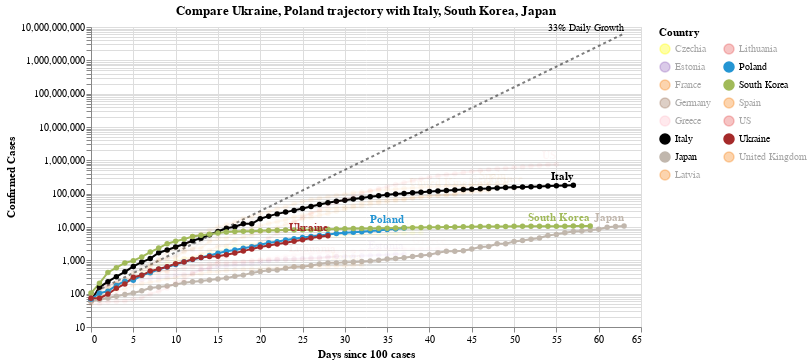

Source (notebook cell):
### Code cell
#hide_input
chart2 = make_since_chart(['Ukraine', 'Poland'])
chart2

### Figure 1 — Vega-Lite specification as saved in the notebook (floating-point values rounded to 4 significant figures; data arrays with more than 128 entries replaced by an {"elided": "..."} marker saying what was removed)
{"config": {"view": {"continuousWidth": 400, "continuousHeight": 300}}, "layer": [{"mark": {"type": "line", "color": "black", "opacity": 0.5, "strokeDash": [3, 3]}, "encoding": {"x": {"type": "quantitative", "field": "Days since 100 cases"}, "y": {"type": "quantitative", "field": "Confirmed Cases"}}}, {"mark": {"type": "text", "align": "right", "dy": -6, "fontSize": 10, "text": "33% Daily Growth"}, "encoding": {"x": {"type": "quantitative", "field": "Days since 100 cases"}, "y": {"type": "quantitative", "field": "Confirmed Cases"}}, "transform": [{"filter": "(datum['Days since 100 cases'] >= 63)"}]}, {"data": {"name": "data-6e08debcf6a376344cc2d66cd20551ec"}, "mark": {"type": "line", "point": true}, "encoding": {"color": {"type": "nominal", "field": "Country", "legend": {"columns": 2}, "scale": {"domain": ["Czechia", "Estonia", "France", "Germany", "Greece", "Italy", "Japan", "Latvia", "Lithuania", "Poland", "South Korea", "Spain", "US", "Ukraine", "United Kingdom"], "range": ["yellow", "#9467bd", "#F58518", "#9D755D", "pink", "black", "#C1B7AD", "#F58518", "#E45756", "#2495D3", "#A1BA59", "#F58518", "#E45756", "brown", "#F58518"]}}, "opacity": {"condition": {"value": 1, "selection": "selector003"}, "value": 0.05}, "tooltip": [{"type": "nominal", "field": "Country"}, {"type": "temporal", "field": "Date"}, {"type": "quantitative", "field": "Confirmed Cases"}, {"type": "quantitative", "field": "Days since 100 cases"}], "x": {"type": "quantitative", "field": "Days since 100 cases"}, "y": {"type": "quantitative", "field": "Confirmed Cases", "scale": {"type": "log"}}}, "selection": {"selector003": {"type": "multi", "fields": ["Country"], "bind": "legend", "init": [{"Country": "Ukraine"}, {"Country": "Poland"}, {"Country": "Italy"}, {"Country": "South Korea"}, {"Country": "Japan"}]}}, "width": 550}, {"data": {"name": "data-6e08debcf6a376344cc2d66cd20551ec"}, "mark": {"type": "text", "align": "right", "dy": -8, "fontWeight": "bold"}, "encoding": {"color": {"type": "nominal", "field": "Country", "legend": {"columns": 2}, "scale": {"domain": ["Czechia", "Estonia", "France", "Germany", "Greece", "Italy", "Japan", "Latvia", "Lithuania", "Poland", "South Korea", "Spain", "US", "Ukraine", "United Kingdom"], "range": ["yellow", "#9467bd", "#F58518", "#9D755D", "pink", "black", "#C1B7AD", "#F58518", "#E45756", "#2495D3", "#A1BA59", "#F58518", "#E45756", "brown", "#F58518"]}}, "opacity": {"condition": {"value": 1, "selection": "selector003"}, "value": 0.05}, "text": {"type": "nominal", "field": "Country"}, "tooltip": [{"type": "nominal", "field": "Country"}, {"type": "temporal", "field": "Date"}, {"type": "quantitative", "field": "Confirmed Cases"}, {"type": "quantitative", "field": "Days since 100 cases"}], "x": {"type": "quantitative", "field": "Days since 100 cases"}, "y": {"type": "quantitative", "field": "Confirmed Cases", "scale": {"type": "log"}}}, "transform": [{"filter": "(datum['Date'] >= 1587254400000)"}], "width": 550}], "data": {"name": "data-eb74de9171306c41fa63043af4f9de42"}, "title": "Compare Ukraine, Poland trajectory with Italy, South Korea, Japan", "$schema": "https://vega.github.io/schema/vega-lite/v4.0.2.json", "datasets": {"data-eb74de9171306c41fa63043af4f9de42": [{"Days since 100 cases": 0, "Confirmed Cases": 100.0}, {"Days since 100 cases": 1, "Confirmed Cases": 133.0}, {"Days since 100 cases": 2, "Confirmed Cases": 176.9}, {"Days since 100 cases": 3, "Confirmed Cases": 235.3}, {"Days since 100 cases": 4, "Confirmed Cases": 312.9}, {"Days since 100 cases": 5, "Confirmed Cases": 416.2}, {"Days since 100 cases": 6, "Confirmed Cases": 553.5}, {"Days since 100 cases": 7, "Confirmed Cases": 736.1}, {"Days since 100 cases": 8, "Confirmed Cases": 979.1}, {"Days since 100 cases": 9, "Confirmed Cases": 1302.0}, {"Days since 100 cases": 10, "Confirmed Cases": 1732.0}, {"Days since 100 cases": 11, "Confirmed Cases": 2303.0}, {"Days since 100 cases": 12, "Confirmed Cases": 3064.0}, {"Days since 100 cases": 13, "Confirmed Cases": 4074.0}, {"Days since 100 cases": 14, "Confirmed Cases": 5419.0}, {"Days since 100 cases": 15, "Confirmed Cases": 7207.0}, {"Days since 100 cases": 16, "Confirmed Cases": 9586.0}, {"Days since 100 cases": 17, "Confirmed Cases": 12750.0}, {"Days since 100 cases": 18, "Confirmed Cases": 16960.0}, {"Days since 100 cases": 19, "Confirmed Cases": 22550.0}, {"Days since 100 cases": 20, "Confirmed Cases": 29990.0}, {"Days since 100 cases": 21, "Confirmed Cases": 39890.0}, {"Days since 100 cases": 22, "Confirmed Cases": 53060.0}, {"Days since 100 cases": 23, "Confirmed Cases": 70560.0}, {"Days since 100 cases": 24, "Confirmed Cases": 93850.0}, {"Days since 100 cases": 25, "Confirmed Cases": 124800.0}, {"Days since 100 cases": 26, "Confirmed Cases": 166000.0}, {"Days since 100 cases": 27, "Confirmed Cases": 220800.0}, {"Days since 100 cases": 28, "Confirmed Cases": 293700.0}, {"Days since 100 cases": 29, "Confirmed Cases": 390600.0}, {"Days since 100 cases": 30, "Confirmed Cases": 519500.0}, {"Days since 100 cases": 31, "Confirmed Cases": 690900.0}, {"Days since 100 cases": 32, "Confirmed Cases": 918900.0}, {"Days since 100 cases": 33, "Confirmed Cases": 1222000.0}, {"Days since 100 cases": 34, "Confirmed Cases": 1625000.0}, {"Days since 100 cases": 35, "Confirmed Cases": 2162000.0}, {"Days since 100 cases": 36, "Confirmed Cases": 2875000.0}, {"Days since 100 cases": 37, "Confirmed Cases": 3824000.0}, {"Days since 100 cases": 38, "Confirmed Cases": 5086000.0}, {"Days since 100 cases": 39, "Confirmed Cases": 6764000.0}, {"Days since 100 cases": 40, "Confirmed Cases": 8996000.0}, {"Days since 100 cases": 41, "Confirmed Cases": 11970000.0}, {"Days since 100 cases": 42, "Confirmed Cases": 15910000.0}, {"Days since 100 cases": 43, "Confirmed Cases": 21170000.0}, {"Days since 100 cases": 44, "Confirmed Cases": 28150000.0}, {"Days since 100 cases": 45, "Confirmed Cases": 37440000.0}, {"Days since 100 cases": 46, "Confirmed Cases": 49790000.0}, {"Days since 100 cases": 47, "Confirmed Cases": 66230000.0}, {"Days since 100 cases": 48, "Confirmed Cases": 88080000.0}, {"Days since 100 cases": 49, "Confirmed Cases": 117100000.0}, {"Days since 100 cases": 50, "Confirmed Cases": 155800000.0}, {"Days since 100 cases": 51, "Confirmed Cases": 207200000.0}, {"Days since 100 cases": 52, "Confirmed Cases": 275600000.0}, {"Days since 100 cases": 53, "Confirmed Cases": 366600000.0}, {"Days since 100 cases": 54, "Confirmed Cases": 487500000.0}, {"Days since 100 cases": 55, "Confirmed Cases": 648400000.0}, {"Days since 100 cases": 56, "Confirmed Cases": 862400000.0}, {"Days since 100 cases": 57, "Confirmed Cases": 1147000000.0}, {"Days since 100 cases": 58, "Confirmed Cases": 1525000000.0}, {"Days since 100 cases": 59, "Confirmed Cases": 2029000000.0}, {"Days since 100 cases": 60, "Confirmed Cases": 2698000000.0}, {"Days since 100 cases": 61, "Confirmed Cases": 3589000000.0}, {"Days since 100 cases": 62, "Confirmed Cases": 4773000000.0}, {"Days since 100 cases": 63, "Confirmed Cases": 6348000000.0}], "data-6e08debcf6a376344cc2d66cd20551ec": {"elided": "690 records"}}}
